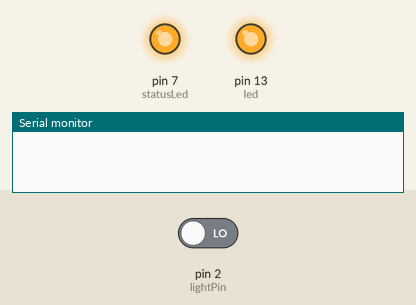
The sketch below on a simulated Arduino Uno, built with avr-gcc and run on an emulated ATmega328P. Shown: output pins drawn as LEDs (lit = HIGH), the last lines printed to the serial monitor. The test bench sets the inputs (shaded band); at power-on: pin 2 (lightPin) LOW.

Above: at 1.2 s.
1.3 s: pin 2 (lightPin) driven HIGH
At 2.2 s:
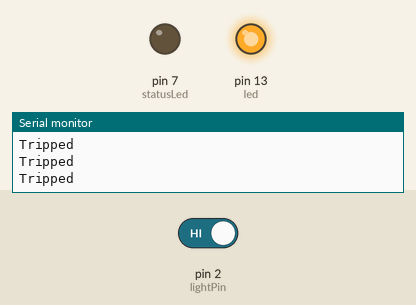
2.8 s: pin 2 (lightPin) driven LOW
At 3.4 s:
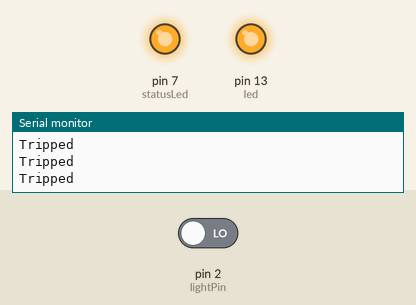
Timing chart, 0 to 5.8 s (numbered marks = the images above; inputs shaded):
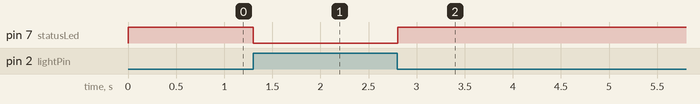

The sketch:

sketch.ino
```cpp
/*
 * Simple sketch to test a light sensor
 */

int led = 13;
int statusLed = 7;
int lightPin = 2;

void setup() {
  Serial.begin(9600);
  // initialize the digital pin as an output.
  pinMode(led, OUTPUT);
  digitalWrite(led, HIGH);

  pinMode(statusLed, OUTPUT);
}

void loop() {
  if (digitalRead(lightPin) == HIGH) {
    digitalWrite(statusLed, LOW);
    Serial.println("Tripped");
  } else {
    digitalWrite(statusLed, HIGH);
  }
  delay(100);
}
```

Measured:
- after the input at 1.3 s, pin 7 (statusLed): HIGH → LOW at once
- after the input at 2.8 s, pin 7 (statusLed): LOW → HIGH at once
